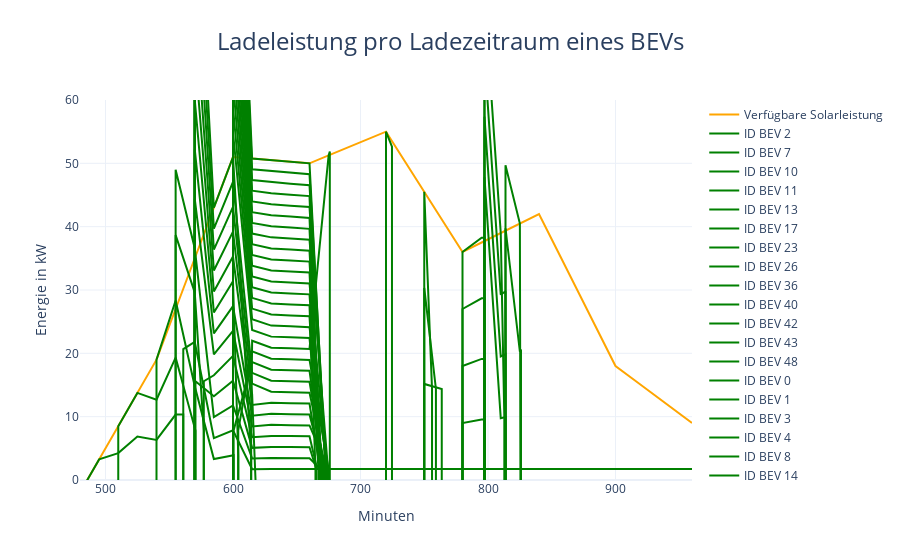

Write notebook code for a chart like this one.
### Code cell
import figureGeneration

figureGeneration.create_charging_power_figure(simulation_day, solarpeakleistung, bev_data, minute_interval)

### Figure 1 — Plotly figure (JSON) as saved in the notebook; plotly's stock layout.template omitted (floating-point values rounded to 4 significant figures)
{"data": [{"line": {"color": "orange"}, "name": "Verfügbare Solarleistung", "type": "scatter", "x": [480, 495, 510, 525, 540, 555, 570, 585, 600, 615, 630, 645, 660, 675, 690, 705, 720, 735, 750, 765, 780, 795, 810, 825, 840, 855, 870, 885, 900, 915, 930, 945, 960], "y": [-2, 3.25, 8.5, 13.75, 19, 27, 35, 43, 51, 50.75, 50.5, 50.25, 50, 51.25, 52.5, 53.75, 55, 50.25, 45.5, 40.75, 36, 37.5, 39, 40.5, 42, 36, 30, 24, 18, 15.75, 13.5, 11.25, 9]}, {"line": {"color": "green"}, "mode": "lines", "name": "ID BEV 2", "type": "scatter", "x": [480, 480, 495, 510, 525, 540, 555, 561, 561], "y": [0, -2, 3.25, 4.25, 6.875, 6.333, 10.33, 10.33, 0]}, {"line": {"color": "green"}, "mode": "lines", "name": "ID BEV 7", "type": "scatter", "x": [510, 510, 525, 540, 555, 570, 570.6, 570.6], "y": [0, 8.5, 13.75, 12.67, 19.33, 7.8, 7.8, 0]}, {"line": {"color": "green"}, "mode": "lines", "name": "ID BEV 10", "type": "scatter", "x": [540, 540, 555, 570, 585, 600, 600.5, 600.5], "y": [0, 19, 28.33, 14.8, 3.308, 3.914, 3.914, 0]}, {"line": {"color": "green"}, "mode": "lines", "name": "ID BEV 11", "type": "scatter", "x": [561, 561, 570, 585, 600, 615, 630, 645, 660, 672.3, 672.3], "y": [0, 20.67, 21.8, 6.615, 7.837, 1.692, 1.741, 1.733, 1.724, 1.746, 0]}, {"line": {"color": "green"}, "mode": "lines", "name": "ID BEV 13", "type": "scatter", "x": [555, 555, 570, 577.1, 577.1], "y": [0, 38.67, 29.6, 7.8, 0]}, {"line": {"color": "green"}, "mode": "lines", "name": "ID BEV 17", "type": "scatter", "x": [555, 555, 570, 585, 600, 615, 630, 645, 660, 668.8, 668.8], "y": [0, 49.0, 36.6, 9.923, 11.76, 3.383, 3.483, 3.466, 3.448, 1.746, 0]}, {"line": {"color": "green"}, "mode": "lines", "name": "ID BEV 23", "type": "scatter", "x": [570.6, 570.6, 585, 600, 615, 630, 645, 660, 665.3, 665.3], "y": [0, 15.6, 13.23, 15.68, 5.075, 5.224, 5.198, 5.172, 1.746, 0]}, {"line": {"color": "green"}, "mode": "lines", "name": "ID BEV 26", "type": "scatter", "x": [577.1, 577.1, 585, 600, 615, 630, 645, 660, 666, 674.4, 702, 732, 755, 762, 792, 804, 822, 834, 846, 852, 864, 870, 876, 888, 906, 948, 960, 978, 984, 984, 996, 1032], "y": [0, 15.6, 16.54, 19.61, 6.767, 6.966, 6.931, 6.897, 1.746, 1.746, 1.746, 1.746, 1.746, 1.746, 1.746, 1.746, 1.746, 1.746, 1.746, 1.746, 1.746, 1.746, 1.746, 1.746, 1.746, 1.746, 1.746, 1.746, 1.746, 0, 1.746, 1.746]}, {"line": {"color": "green"}, "mode": "lines", "name": "ID BEV 36", "type": "scatter", "x": [570, 570, 585, 600, 615, 630, 645, 660, 674.7, 674.7], "y": [0, 44.4, 19.85, 23.53, 8.458, 8.707, 8.664, 8.621, 1.746, 0]}, {"line": {"color": "green"}, "mode": "lines", "name": "ID BEV 40", "type": "scatter", "x": [570, 570, 585, 600, 615, 630, 645, 660, 671.0, 671.0], "y": [0, 52.2, 23.15, 27.45, 10.15, 10.45, 10.4, 10.34, 1.746, 0]}, {"line": {"color": "green"}, "mode": "lines", "name": "ID BEV 42", "type": "scatter", "x": [570, 570, 585, 600, 604.1, 604.1], "y": [0, 60.0, 26.46, 31.37, 3.914, 0]}, {"line": {"color": "green"}, "mode": "lines", "name": "ID BEV 43", "type": "scatter", "x": [570, 570, 585, 600, 615, 630, 645, 660, 668.3, 668.3], "y": [0, 67.8, 29.77, 35.29, 11.84, 12.19, 12.13, 12.07, 1.746, 0]}, {"line": {"color": "green"}, "mode": "lines", "name": "ID BEV 48", "type": "scatter", "x": [570, 570, 585, 600, 615, 617.7, 617.7], "y": [0, 75.6, 33.08, 39.21, 13.53, 1.687, 0]}, {"line": {"color": "green"}, "mode": "lines", "name": "ID BEV 0", "type": "scatter", "x": [570, 570, 585, 600, 615, 630, 645, 660, 672.7, 672.7], "y": [0, 83.4, 36.38, 43.14, 15.22, 13.93, 13.86, 13.79, 1.746, 0]}, {"line": {"color": "green"}, "mode": "lines", "name": "ID BEV 1", "type": "scatter", "x": [570, 570, 585, 600, 615, 630, 645, 660, 671.8, 671.8], "y": [0, 91.2, 39.69, 47.06, 16.92, 15.67, 15.59, 15.52, 1.746, 0]}, {"line": {"color": "green"}, "mode": "lines", "name": "ID BEV 3", "type": "scatter", "x": [570, 570, 585, 600, 614.2, 614.2], "y": [0, 99.0, 43.0, 50.97, 3.914, 0]}, {"line": {"color": "green"}, "mode": "lines", "name": "ID BEV 4", "type": "scatter", "x": [600.5, 600.5, 615, 630, 645, 660, 671.1, 671.1], "y": [0, 7.828, 18.61, 17.41, 17.33, 17.24, 1.746, 0]}, {"line": {"color": "green"}, "mode": "lines", "name": "ID BEV 8", "type": "scatter", "x": [604.1, 604.1, 615, 630, 645, 660, 675.0, 675.0], "y": [0, 7.828, 20.3, 19.16, 19.06, 18.97, 1.746, 0]}, {"line": {"color": "green"}, "mode": "lines", "name": "ID BEV 14", "type": "scatter", "x": [614.2, 614.2, 615, 630, 645, 660, 675, 675.9, 675.9], "y": [0, 7.828, 21.99, 20.9, 20.79, 20.69, 51.25, 51.88, 0]}, {"line": {"color": "green"}, "mode": "lines", "name": "ID BEV 16", "type": "scatter", "x": [600, 600, 615, 630, 645, 660, 670.1, 670.1], "y": [0, 54.89, 23.68, 22.64, 22.53, 22.41, 1.746, 0]}, {"line": {"color": "green"}, "mode": "lines", "name": "ID BEV 18", "type": "scatter", "x": [600, 600, 615, 630, 645, 660, 673.9, 673.9], "y": [0, 58.8, 25.38, 24.38, 24.26, 24.14, 1.746, 0]}, {"line": {"color": "green"}, "mode": "lines", "name": "ID BEV 19", "type": "scatter", "x": [600, 600, 615, 630, 645, 660, 667.0, 667.0], "y": [0, 62.71, 27.07, 26.12, 25.99, 25.86, 1.746, 0]}, {"line": {"color": "green"}, "mode": "lines", "name": "ID BEV 22", "type": "scatter", "x": [600, 600, 615, 630, 645, 660, 664.7, 664.7], "y": [0, 66.63, 28.76, 27.86, 27.72, 27.59, 1.746, 0]}, {"line": {"color": "green"}, "mode": "lines", "name": "ID BEV 24", "type": "scatter", "x": [600, 600, 615, 630, 645, 660, 669.4, 669.4], "y": [0, 70.54, 30.45, 29.6, 29.46, 29.31, 1.746, 0]}, {"line": {"color": "green"}, "mode": "lines", "name": "ID BEV 28", "type": "scatter", "x": [600, 600, 615, 630, 645, 660, 673.5, 673.5], "y": [0, 74.46, 32.14, 31.34, 31.19, 31.03, 1.746, 0]}, {"line": {"color": "green"}, "mode": "lines", "name": "ID BEV 32", "type": "scatter", "x": [600, 600, 615, 630, 645, 660, 667.7, 667.7], "y": [0, 78.37, 33.83, 33.09, 32.92, 32.76, 1.746, 0]}, {"line": {"color": "green"}, "mode": "lines", "name": "ID BEV 33", "type": "scatter", "x": [600, 600, 615, 630, 645, 660, 669.8, 669.8], "y": [0, 82.28, 35.53, 34.83, 34.66, 34.48, 1.746, 0]}, {"line": {"color": "green"}, "mode": "lines", "name": "ID BEV 39", "type": "scatter", "x": [600, 600, 615, 630, 645, 660, 669.4, 669.4], "y": [0, 86.2, 37.22, 36.57, 36.39, 36.21, 1.746, 0]}, {"line": {"color": "green"}, "mode": "lines", "name": "ID BEV 41", "type": "scatter", "x": [600, 600, 615, 630, 645, 660, 674.5, 674.5], "y": [0, 90.11, 38.91, 38.31, 38.12, 37.93, 1.746, 0]}, {"line": {"color": "green"}, "mode": "lines", "name": "ID BEV 34", "type": "scatter", "x": [600, 600, 615, 630, 645, 660, 669.1, 669.1], "y": [0, 94.02, 40.6, 40.05, 39.85, 39.66, 1.746, 0]}, {"line": {"color": "green"}, "mode": "lines", "name": "ID BEV 35", "type": "scatter", "x": [600, 600, 615, 630, 645, 660, 668.7, 668.7], "y": [0, 97.94, 42.29, 41.79, 41.59, 41.38, 1.746, 0]}, {"line": {"color": "green"}, "mode": "lines", "name": "ID BEV 38", "type": "scatter", "x": [600, 600, 615, 630, 645, 660, 672.9, 672.9], "y": [0, 101.9, 43.98, 43.53, 43.32, 43.1, 1.746, 0]}, {"line": {"color": "green"}, "mode": "lines", "name": "ID BEV 44", "type": "scatter", "x": [600, 600, 615, 630, 645, 660, 668.6, 668.6], "y": [0, 105.8, 45.68, 45.28, 45.05, 44.83, 1.746, 0]}, {"line": {"color": "green"}, "mode": "lines", "name": "ID BEV 9", "type": "scatter", "x": [600, 600, 615, 630, 645, 660, 673.1, 673.1], "y": [0, 109.7, 47.37, 47.02, 46.78, 46.55, 1.746, 0]}, {"line": {"color": "green"}, "mode": "lines", "name": "ID BEV 15", "type": "scatter", "x": [600, 600, 615, 630, 645, 660, 673.0, 673.0], "y": [0, 113.6, 49.06, 48.76, 48.52, 48.28, 1.746, 0]}, {"line": {"color": "green"}, "mode": "lines", "name": "ID BEV 45", "type": "scatter", "x": [600, 600, 615, 630, 645, 660, 672.6, 672.6], "y": [0, 117.5, 50.75, 50.5, 50.25, 50.0, 1.746, 0]}, {"line": {"color": "green"}, "mode": "lines", "name": "ID BEV 37", "type": "scatter", "x": [720, 720, 724.7, 724.7], "y": [0, 55, 52.62, 0]}, {"line": {"color": "green"}, "mode": "lines", "name": "ID BEV 5", "type": "scatter", "x": [750, 750, 763.7, 763.7], "y": [0, 15.17, 14.37, 0]}, {"line": {"color": "green"}, "mode": "lines", "name": "ID BEV 6", "type": "scatter", "x": [750, 750, 759.2, 759.2], "y": [0, 30.33, 14.37, 0]}, {"line": {"color": "green"}, "mode": "lines", "name": "ID BEV 27", "type": "scatter", "x": [750, 750, 756.1, 756.1], "y": [0, 45.5, 14.37, 0]}, {"line": {"color": "green"}, "mode": "lines", "name": "ID BEV 12", "type": "scatter", "x": [780, 780, 795, 797.2, 797.2], "y": [0, 9, 9.562, 9.562, 0]}, {"line": {"color": "green"}, "mode": "lines", "name": "ID BEV 20", "type": "scatter", "x": [780, 780, 795, 797.2, 797.2], "y": [0, 18, 19.12, 19.12, 0]}, {"line": {"color": "green"}, "mode": "lines", "name": "ID BEV 25", "type": "scatter", "x": [780, 780, 795, 797.2, 797.2], "y": [0, 27, 28.69, 28.69, 0]}, {"line": {"color": "green"}, "mode": "lines", "name": "ID BEV 29", "type": "scatter", "x": [780, 780, 795, 797.2, 797.2], "y": [0, 36, 38.25, 38.25, 0]}, {"line": {"color": "green"}, "mode": "lines", "name": "ID BEV 30", "type": "scatter", "x": [797.2, 797.2, 810, 813.7, 813.7], "y": [0, 47.81, 9.75, 9.938, 0]}, {"line": {"color": "green"}, "mode": "lines", "name": "ID BEV 31", "type": "scatter", "x": [797.2, 797.2, 810, 813.7, 813.7], "y": [0, 57.38, 19.5, 19.88, 0]}, {"line": {"color": "green"}, "mode": "lines", "name": "ID BEV 46", "type": "scatter", "x": [797.2, 797.2, 810, 813.7, 813.7], "y": [0, 66.94, 29.25, 29.81, 0]}, {"line": {"color": "green"}, "mode": "lines", "name": "ID BEV 47", "type": "scatter", "x": [797.2, 797.2, 810, 812.8, 812.8], "y": [0, 76.5, 39, 9.938, 0]}, {"line": {"color": "green"}, "mode": "lines", "name": "ID BEV 21", "type": "scatter", "x": [813.7, 813.7, 825, 825.9, 825.9], "y": [0, 39.75, 20.25, 20.62, 0]}, {"line": {"color": "green"}, "mode": "lines", "name": "ID BEV 49", "type": "scatter", "x": [813.7, 813.7, 825, 825.4, 825.4], "y": [0, 49.69, 40.5, 20.62, 0]}], "layout": {"title": {"font": {"size": 24}, "text": "Ladeleistung pro Ladezeitraum eines BEVs", "x": 0.5, "xanchor": "center"}, "xaxis": {"range": [480, 960], "showgrid": true, "title": {"text": "Minuten"}}, "yaxis": {"range": [0, 60], "title": {"text": "Energie in kW"}}}}
